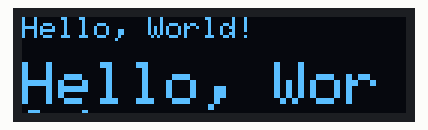
This sketch was run on a simulated Arduino Uno, built with avr-gcc and run on an emulated ATmega328P. On the bench: 128×32 one-colour display.

Above: at 0.1 s.

The sketch:

9-1.ino
```cpp
#include <Adafruit_GFX.h>
#include <Adafruit_SSD1306.h>

#define SCREEN_WIDTH 128
#define SCREEN_HEIGHT 32

Adafruit_SSD1306 display(SCREEN_WIDTH, SCREEN_HEIGHT, &Wire, -1);

void setup() {
  Serial.begin(9600);

  // OLED 디스플레이 초기화
  if (!display.begin(SSD1306_SWITCHCAPVCC, 0x3C)) {
    Serial.println("SSD1306 오류");
    while (true);
  }

  // OLED 디스플레이 클리어
  display.clearDisplay();
}

void loop() {
  // "Hello, World!"를 크기가 다른 세 개의 텍스트로 표시
  display.clearDisplay();

  // 크기 6의 폰트로 텍스트 표시
  display.setTextSize(1);
  display.setTextColor(WHITE);
  display.setCursor(0, 0);
  display.println("Hello, World!");

  // 크기 8의 폰트로 텍스트 표시
  display.setTextSize(2);
  display.setTextColor(WHITE);
  display.setCursor(0, 15);
  display.println("Hello, World");

  display.display();
  delay(2000);
}
```
